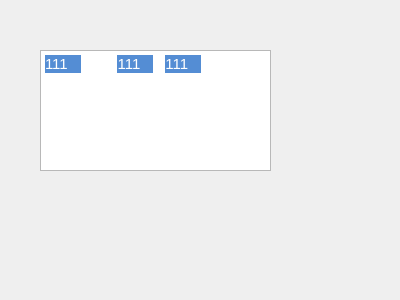
<?xml version="1.0" encoding="UTF-8"?>
<ui version="4.0">
 <class>Widget</class>
 <widget class="QWidget" name="Widget">
  <property name="geometry">
   <rect>
    <x>0</x>
    <y>0</y>
    <width>400</width>
    <height>300</height>
   </rect>
  </property>
  <property name="windowTitle">
   <string>Widget</string>
  </property>
  <widget class="QTextEdit" name="textEdit">
   <property name="geometry">
    <rect>
     <x>40</x>
     <y>50</y>
     <width>231</width>
     <height>121</height>
    </rect>
   </property>
   <property name="html">
    <string>&lt;!DOCTYPE HTML PUBLIC &quot;-//W3C//DTD HTML 4.0//EN&quot; &quot;http://www.w3.org/TR/REC-html40/strict.dtd&quot;&gt;
&lt;html&gt;&lt;head&gt;&lt;meta name=&quot;qrichtext&quot; content=&quot;1&quot; /&gt;&lt;style type=&quot;text/css&quot;&gt;
p, li { white-space: pre-wrap; }
&lt;/style&gt;&lt;/head&gt;&lt;body style=&quot; font-family:'Ubuntu'; font-size:11pt; font-weight:400; font-style:normal;&quot;&gt;
&lt;p style=&quot; margin-top:12px; margin-bottom:12px; margin-left:0px; margin-right:0px; -qt-block-indent:0; text-indent:0px;&quot;&gt;&lt;span style=&quot; color:#ffffff; background-color:#548dd4;&quot;&gt;111   &lt;/span&gt;         &lt;span style=&quot; color:#ffffff; background-color:#548dd4;&quot;&gt;111   &lt;/span&gt;   &lt;span style=&quot; color:#ffffff; background-color:#548dd4;&quot;&gt;111   &lt;/span&gt; &lt;/p&gt;&lt;/body&gt;&lt;/html&gt;</string>
   </property>
  </widget>
 </widget>
 <layoutdefault spacing="6" margin="11"/>
 <resources/>
 <connections/>
</ui>
